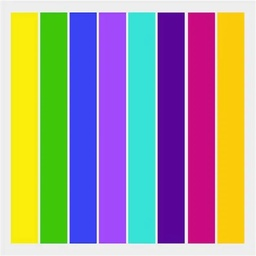
#> input picture unidad1/Practicas/lab4/colores.jpg, 256 x 256 px, shrunk from 626 x 626 before the run
$ jupyter execute laboratorio.ipynb
#> lines starting #> are read from the running program, lines starting #| are printed output that depends on the picture
# Laboratorio 4 – Filtro Bayer y Transformaciones YUV

[cell 1]
import cv2
import matplotlib.pyplot as plt
import numpy as np

plt.rcParams['figure.figsize'] = [15, 5]

[cell 2]
img = cv2.cvtColor(cv2.imread('colores.jpg'), cv2.COLOR_BGR2RGB)
img_gris = cv2.imread('colores.jpg', cv2.IMREAD_GRAYSCALE)
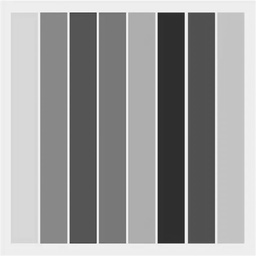
#> img_gris: shape (256, 256); min 27, max 255, mean 156.6

plt.subplot(121)
plt.title('Original RGB')
plt.imshow(img)
plt.axis('off')

plt.subplot(122)
plt.title('Escala de grises')
plt.imshow(img_gris, cmap='gray')
plt.axis('off')

plt.show()

## Parte 1 – Filtro Bayer (4 versiones en cv2)

[cell 3]
h, w, _ = img.shape
#> h = 256; w = 256

# Crear mosaico Bayer RGGB
# Patrón:  R G
#          G B
bayer_rg = np.zeros((h, w), dtype=np.uint8)
bayer_rg[0::2, 0::2] = img[0::2, 0::2, 0]  # R en (par, par)
bayer_rg[0::2, 1::2] = img[0::2, 1::2, 1]  # G en (par, impar)
bayer_rg[1::2, 0::2] = img[1::2, 0::2, 1]  # G en (impar, par)
bayer_rg[1::2, 1::2] = img[1::2, 1::2, 2]  # B en (impar, impar)
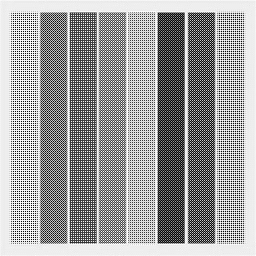
#> bayer_rg: shape (256, 256); min 1, max 255, mean 155.9

# Demosaicing con las 4 versiones
rec_RG = cv2.cvtColor(bayer_rg, cv2.COLOR_BayerRG2RGB)
rec_BG = cv2.cvtColor(bayer_rg, cv2.COLOR_BayerBG2RGB)
rec_GB = cv2.cvtColor(bayer_rg, cv2.COLOR_BayerGB2RGB)
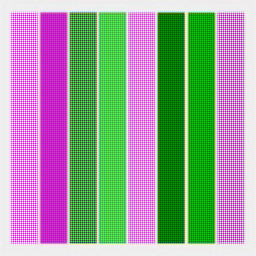
#> rec_GB: shape (256, 256, 3); mean R, G, B 154.4, 158, 153.2
rec_GR = cv2.cvtColor(bayer_rg, cv2.COLOR_BayerGR2RGB)

plt.figure(figsize=(20, 4))

plt.subplot(161)
plt.title('Original')
plt.imshow(img)
plt.axis('off')

plt.subplot(162)
plt.title('Mosaico Bayer')
plt.imshow(bayer_rg, cmap='gray')
plt.axis('off')

plt.subplot(163)
plt.title('BayerRG2RGB')
plt.imshow(rec_RG)
plt.axis('off')

plt.subplot(164)
plt.title('BayerBG2RGB')
plt.imshow(rec_BG)
plt.axis('off')

plt.subplot(165)
plt.title('BayerGB2RGB')
plt.imshow(rec_GB)
plt.axis('off')

plt.subplot(166)
plt.title('BayerGR2RGB')
plt.imshow(rec_GR)
plt.axis('off')

plt.tight_layout()
plt.show()
#> figure, not shown here; B, G, R data is drawn as R, G, B

[cell 4]
# Visualizar mosaico Bayer con colores reales (R=rojo, G=verde, B=azul)
bayer_color = np.zeros((h, w, 3), dtype=np.uint8)

bayer_color[0::2, 0::2, 0] = img[0::2, 0::2, 0]  # R en rojitou
bayer_color[0::2, 1::2, 1] = img[0::2, 1::2, 1]  # G en verd
bayer_color[1::2, 0::2, 1] = img[1::2, 0::2, 1]  # G en verde
bayer_color[1::2, 1::2, 2] = img[1::2, 1::2, 2]  # B en azulitou
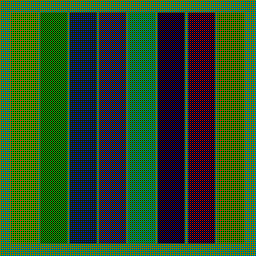
#> bayer_color: shape (256, 256, 3); mean R, G, B 40.8, 76.9, 38.3

plt.subplot(121)
plt.title('Mosaico Bayer (gris)')
plt.imshow(bayer_rg, cmap='gray')
plt.axis('off')

plt.subplot(122)
plt.title('Mosaico Bayer (color real)')
plt.imshow(bayer_color)
plt.axis('off')

plt.tight_layout()
plt.show()

## Visualización del Mosaico Bayer con Colores Reales

[cell 5]
# Mosaico Bayer con colores reales
bayer_color = np.zeros((h, w, 3), dtype=np.uint8)

bayer_color[0::2, 0::2, 0] = img[0::2, 0::2, 0]  # R en rojo
bayer_color[0::2, 1::2, 1] = img[0::2, 1::2, 1]  # G en verde
bayer_color[1::2, 0::2, 1] = img[1::2, 0::2, 1]  # G en verde
bayer_color[1::2, 1::2, 2] = img[1::2, 1::2, 2]  # B en azul

# Versión manual (píxel por píxel)
bayer_color_manual = np.zeros((h, w, 3), dtype=np.uint8)

for i in range(h):
    for j in range(w):
        if i % 2 == 0 and j % 2 == 0:      # R (par, par)
            bayer_color_manual[i, j, 0] = img[i, j, 0]
        elif i % 2 == 0 and j % 2 == 1:    # G (par, impar)
            bayer_color_manual[i, j, 1] = img[i, j, 1]
        elif i % 2 == 1 and j % 2 == 0:    # G (impar, par)
            bayer_color_manual[i, j, 1] = img[i, j, 1]
        else:                               # B (impar, impar)
            bayer_color_manual[i, j, 2] = img[i, j, 2]

# Visualización
plt.figure(figsize=(15, 5))

plt.subplot(131)
plt.title('Mosaico Bayer (gris)')
plt.imshow(bayer_rg, cmap='gray')
plt.axis('off')

plt.subplot(132)
plt.title('Mosaico Bayer (color real)')
plt.imshow(bayer_color)
plt.axis('off')

plt.subplot(133)
plt.title('Mosaico Bayer (manual)')
plt.imshow(bayer_color_manual)
plt.axis('off')

plt.tight_layout()
plt.show()

### Demosaicing manual (interp por promedio de vecinos)
A partir del mosaico Bayer de 1 canal, reconstruimos los 3 canales R, G, B interpolando los valores faltantes con el **promedio de los vecinos**.

implementación manual del demosaicing — o sea hacemos "a mano" lo que cv2.COLOR_BayerRG2RGB hace automaticamente xdxd

[cell 6]
R = np.zeros((h, w), dtype=np.float32)
G = np.zeros((h, w), dtype=np.float32)
B = np.zeros((h, w), dtype=np.float32)

R[0::2, 0::2] = bayer_rg[0::2, 0::2]
G[0::2, 1::2] = bayer_rg[0::2, 1::2]
G[1::2, 0::2] = bayer_rg[1::2, 0::2]
B[1::2, 1::2] = bayer_rg[1::2, 1::2]
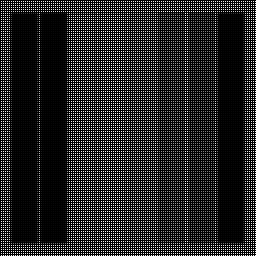
#> B: shape (256, 256) float32; min 0, max 255, mean 38.3


for i in range(1, h - 1):
    for j in range(1, w - 1):

        vecinos = [(-1,0), (1,0), (0,-1), (0,1), (-1,-1), (-1,1), (1,-1), (1,1)]

        if R[i, j] == 0:
            suma, cont = 0, 0
            for di, dj in vecinos:
                if R[i+di, j+dj] > 0:
                    suma += R[i+di, j+dj]
                    cont += 1
            if cont > 0:
                R[i, j] = suma / cont

        if G[i, j] == 0:
            suma, cont = 0, 0
            for di, dj in vecinos:
                if G[i+di, j+dj] > 0:
                    suma += G[i+di, j+dj]
                    cont += 1
            if cont > 0:
                G[i, j] = suma / cont

        if B[i, j] == 0:
            suma, cont = 0, 0
            for di, dj in vecinos:
                if B[i+di, j+dj] > 0:
                    suma += B[i+di, j+dj]
                    cont += 1
            if cont > 0:
                B[i, j] = suma / cont
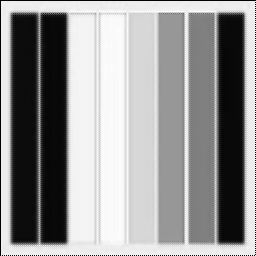
#> B: shape (256, 256) float32; min 0, max 255, mean 150.2
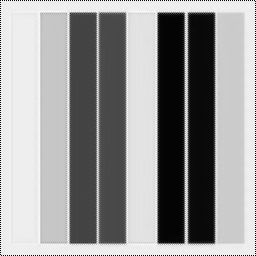
#> G: shape (256, 256) float32; min 0, max 255, mean 151.9
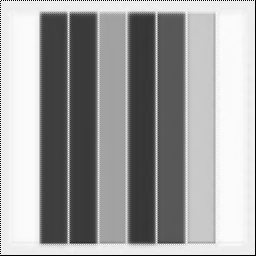
#> R: shape (256, 256) float32; min 0, max 255, mean 160.2

img_manual = np.dstack((R, G, B)).astype(np.uint8)
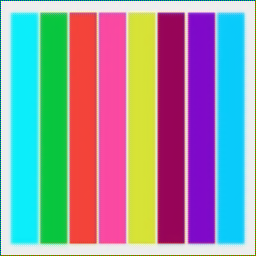
#> img_manual: shape (256, 256, 3); mean of channels 0, 1, 2 159.9, 151.6, 149.8; drawn as B, G, R

plt.subplot(131)
plt.title('Original')
plt.imshow(img)
plt.axis('off')

plt.subplot(132)
plt.title('cv2 BayerRG2RGB')
plt.imshow(rec_RG)
plt.axis('off')

plt.subplot(133)
plt.title('Demosaicing Manual')
plt.imshow(img_manual)
plt.axis('off')

plt.tight_layout()
plt.show()
#> figure, not shown here; B, G, R data is drawn as R, G, B

## Parte 2 – Transformaciones RGB ↔ YUV

[cell 7]
# RGB → YUV
img_yuv = cv2.cvtColor(img, cv2.COLOR_RGB2YUV)
#> img_yuv: shape (256, 256, 3); mean of channels 0, 1, 2 156.5, 126.1, 134.1

plt.subplot(141)
plt.title('Original RGB')
plt.imshow(img)
plt.axis('off')

plt.subplot(142)
plt.title('Canal Y (Brillo)')
plt.imshow(img_yuv[:,:,0], cmap='gray')
plt.axis('off')

plt.subplot(143)
plt.title('Canal U')
plt.imshow(img_yuv[:,:,1], cmap='gray')
plt.axis('off')

plt.subplot(144)
plt.title('Canal V')
plt.imshow(img_yuv[:,:,2], cmap='gray')
plt.axis('off')

plt.tight_layout()
plt.show()
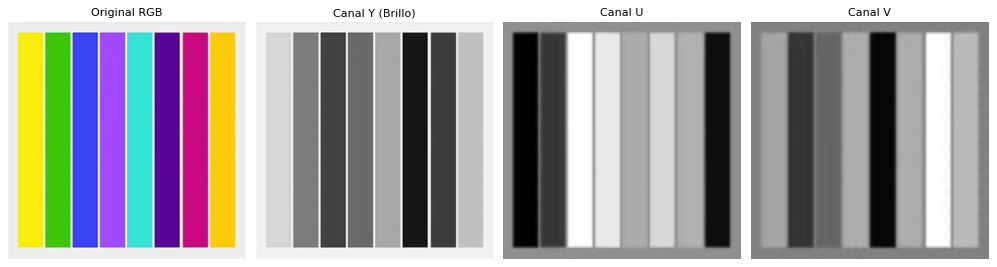
#> figure drawn by matplotlib, 4 panels

[cell 8]
# YUV → RGB (viceversa)
img_reconstruida = cv2.cvtColor(img_yuv, cv2.COLOR_YUV2RGB)

plt.subplot(131)
plt.title('Original RGB')
plt.imshow(img)
plt.axis('off')

plt.subplot(132)
plt.title('RGB → YUV')
plt.imshow(img_yuv) # se ve distorsionado: matplotlib lo interpreta como RGB
plt.axis('off')

plt.subplot(133)
plt.title('YUV → RGB')
plt.imshow(img_reconstruida)
plt.axis('off')

plt.tight_layout()
plt.show()
